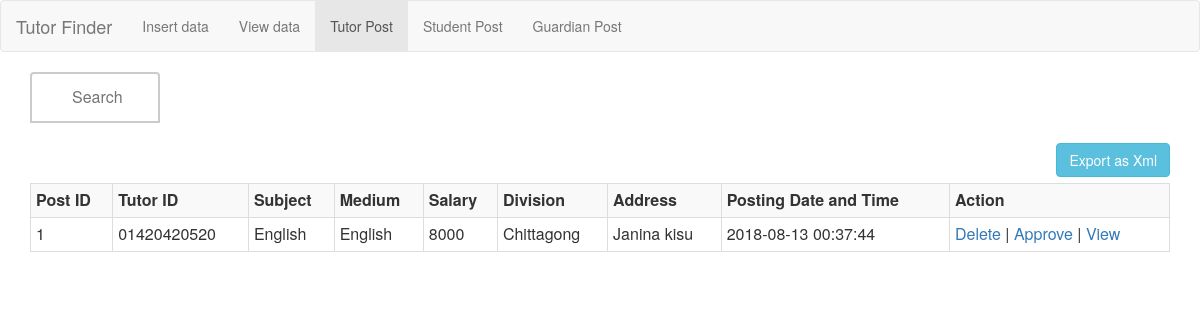
/adtutorpost.php, run on the app's committed database.
### tables this page shows
CREATE TABLE `tutor_post_temp` (
  `post_id` int(10) NOT NULL,
  `tutor_id` varchar(15) NOT NULL,
  `subjects` varchar(15) NOT NULL,
  `medium` varchar(10) NOT NULL,
  `salary` int(8) NOT NULL,
  `divisions` varchar(15) NOT NULL,
  `address` varchar(25) NOT NULL,
  `dateTime` timestamp NOT NULL DEFAULT CURRENT_TIMESTAMP
);

### adtutorpost.php (the view, shortened to what this page needs)
<!DOCTYPE <!DOCTYPE html>
<html>
<head>
    <link href="css/bootstrap.min.css" rel="stylesheet">
    <link href="css/bootstrap.css" rel="stylesheet">
    <link href="css/style2.css" rel="stylesheet">
</head>
<body>
<nav class="navbar navbar-default">
    <div class="container-fluid">
        <div class="navbar-header">
            <a class="navbar-brand" href="#index.php">Tutor Finder</a>
        </div>
        <ul class="nav navbar-nav">
            <li><a href="#home.php">Insert data</a></li>
            <li><a href="#viewdata.php">View data</a></li>
            <li class="active"><a href="adtutorpost.php">Tutor Post</a></li>
            <li><a href="adstudentpost.php">Student Post</a></li>
            <li><a href="#logoutm.php">Guardian Post</a></li>
        </ul>
    </div>
</nav>
<div class="container">
<form>
    <input type="text" name="search" placeholder="Search" onkeyup="showResult(this.value)">
</form>
<h3><a href='convertxml.php' style='float:right;' class='btn btn-info'>Export as Xml</a></h3><br/><br/>
<table class="table table-striped table-bordered table-condensed">
    <tr>
    <th>Post ID</th>
    <th>Tutor ID</th>
    <th>Subject</th>
    <th>Medium</th>
    <th>Salary</th>
    <th>Division</th>
    <th>Address</th>
    <th>Posting Date and Time</th>
    <th>Action</th>
    </tr>
    <?php
        require 'config.php';
        $statement="select * from tutor_post_temp";
        $result = mysqli_query($conn, $statement);
        if (mysqli_num_rows($result) > 0)
        {
            while($row = mysqli_fetch_assoc($result))
            {
                echo "<tr>";
                echo "<td>".$row['post_id']."</td>";
                echo "<td>".$row['tutor_id']."</td>";
                echo "<td>".$row['subjects']."</td>";
                echo "<td>".$row['medium']."</td>";
                echo "<td>".$row['salary']."</td>";
                echo "<td>".$row['divisions']."</td>";
                echo "<td>".$row['address']."</td>";
                echo "<td>".$row['dateTime']."</td>";
                echo "<td><a href=\"dlttutorpost.php?id=$row[post_id]\" onClick=\"return confirm('Are you sure you want to delete?')\">Delete</a> | <a href=\"apptutorpost.php?id=$row[post_id]\">Approve</a> | <a href=\"singleview.php?id=$row[post_id]\">View</a></td>";
                echo "</tr>";
            }
        }
        else
        {
            echo "Nothing found in db";
        }
    ?>
    </table>
</div>
</body>
</html>

### adtutorpost.php (style rules this page uses)
input[type=text] { width: 130px; box-sizing: border-box; border: 2px solid #ccc; #border-radius: 4px; font-size: 16px; border-top-left-radius: 4px; border-top-right-radius: 4px; background-color: white; background-position: 10px 10px; background-repeat: no-repeat; padding: 12px 20px 12px 40px; -webkit-transition: width 0.4s ease-in-out; transition: width 0.4s ease-in-out; }

### data on the page
tutor_post_temp: post_id "1", tutor "01420420520", subjects "English", medium "English", salary "8000", divisions "Chittagong", address "Janina kisu", dateTime "2018-08-13 00:37:44"
